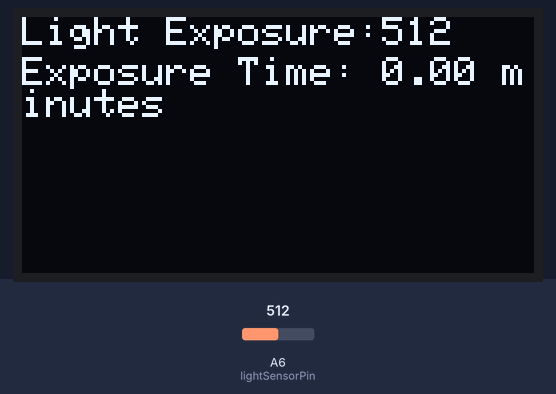
A sketch run on a simulated Arduino Nano, built with avr-gcc and run on an emulated ATmega328P. On the bench: 128×64 one-colour display. The test bench sets the inputs (shaded band); at power-on: A6 (lightSensorPin) = 512. The display library's start-up logo is not drawn.

Above: at 1.2 s.
1.3 s: A6 (lightSensorPin) set to 716
At 3.3 s:
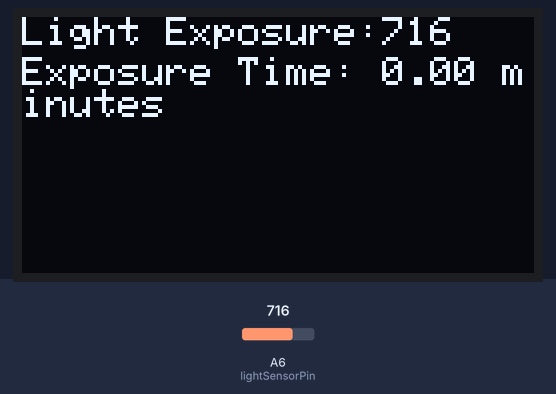
3.6 s: A6 (lightSensorPin) set to 900
At 4.8 s:
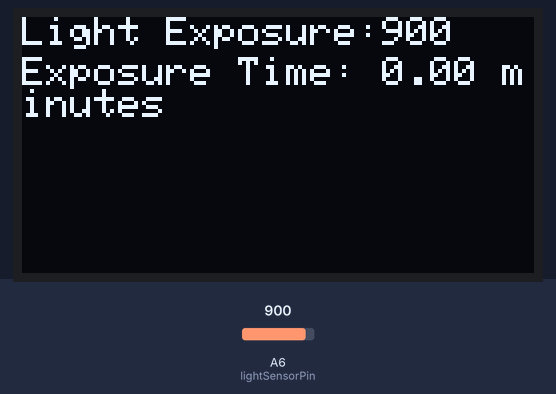
5.7 s: A6 (lightSensorPin) set to 1023
At 7.5 s:
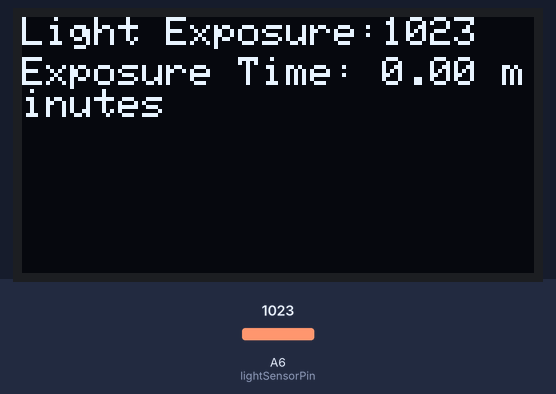
Timing chart, 0 to 9.0 s (numbered marks = the images above; inputs shaded):
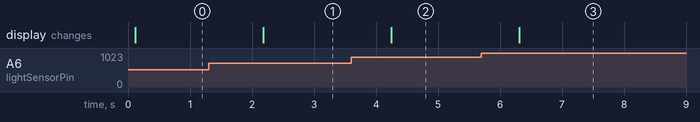

Measured:
- after the input at 1.3 s, the display: changes after 0.88 s (image 1)
- after the input at 3.6 s, the display: changes after 0.64 s (image 2)
- after the input at 5.7 s, the display: changes after 0.61 s (image 3)

The sketch:

lightExposure.ino
```cpp
#include <Wire.h>
#include <Adafruit_GFX.h>
#include <Adafruit_SSD1306.h>

#define SCREEN_WIDTH 128 // OLED display width, in pixels
#define SCREEN_HEIGHT 64 // OLED display height, in pixels

// Declaration for an SSD1306 display connected to I2C (SDA, SCL pins)
Adafruit_SSD1306 display(SCREEN_WIDTH, SCREEN_HEIGHT, &Wire, -1);

const int lightSensorPin = A6; // Connect your light sensor to A6
unsigned long startTime = 0;
unsigned long exposureTime = 0;
bool isExposing = false;
const int lightThreshold = 20;

void setup() {
  Serial.begin(9600);
  pinMode(lightSensorPin, INPUT);

  if(!display.begin(SSD1306_SWITCHCAPVCC, 0x3C)) { // Check the address of your display
    Serial.println(F("SSD1306 allocation failed"));
    for(;;);
  }

  display.display();

  // Clear the buffer
  display.clearDisplay();
  display.setTextSize(1); // Normal 1:1 pixel scale
  display.setTextColor(SSD1306_WHITE); // Draw white text
  display.setCursor(0,0); // Start at top-left corner
  display.print("Light Exposure:");
  display.display();
}

void loop() {
  int sensorValue = analogRead(lightSensorPin);

  if (sensorValue > lightThreshold) {
    if (!isExposing) {
      startTime = millis();
      isExposing = true;
    }
  } else {
    if (isExposing) {
      exposureTime += millis() - startTime;
      isExposing = false;
    }
  }

  // Convert exposure time from milliseconds to minutes
  float exposureTimeInMinutes = exposureTime / 60000.0;

  display.clearDisplay();
  display.setCursor(0, 0);
  display.print("Light Exposure:");
  display.print(sensorValue);
  display.setCursor(0, 10);
  display.print("Exposure Time: ");
  display.print(exposureTimeInMinutes);
  display.print(" minutes");
  display.display();

  delay(1000);
}
```
